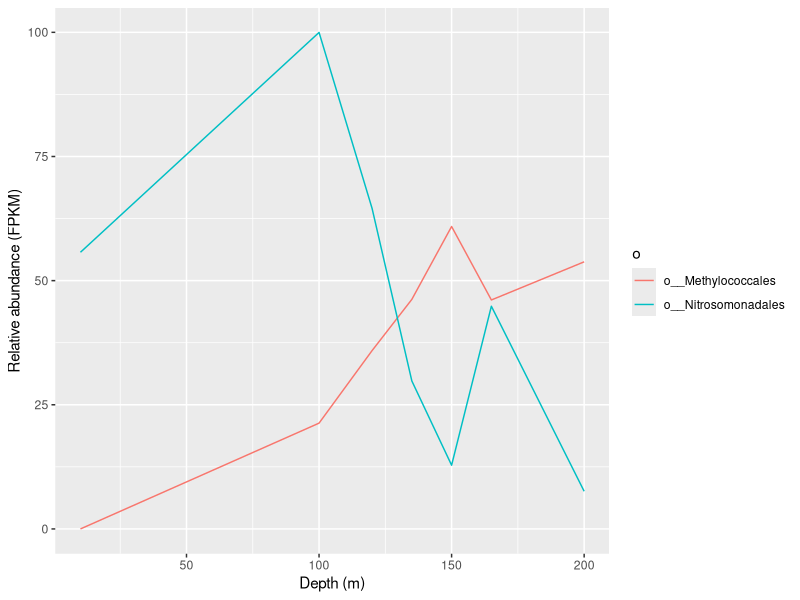
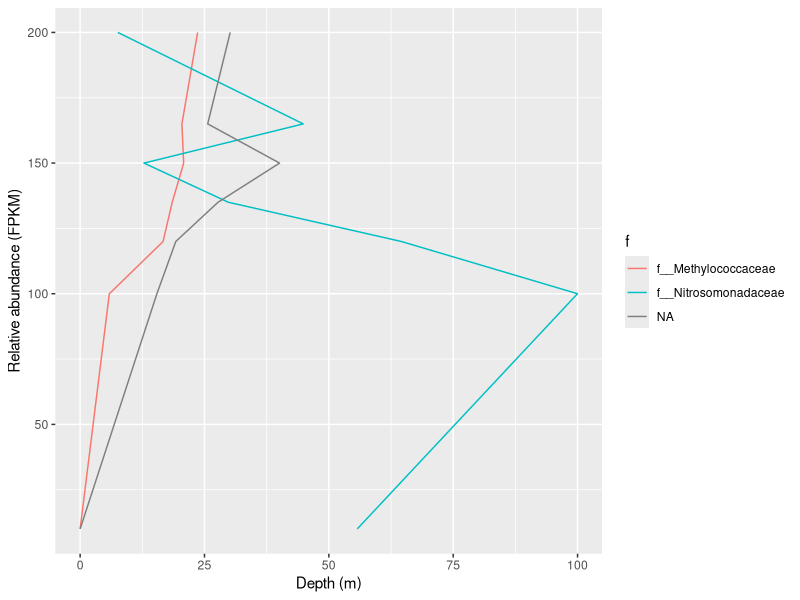
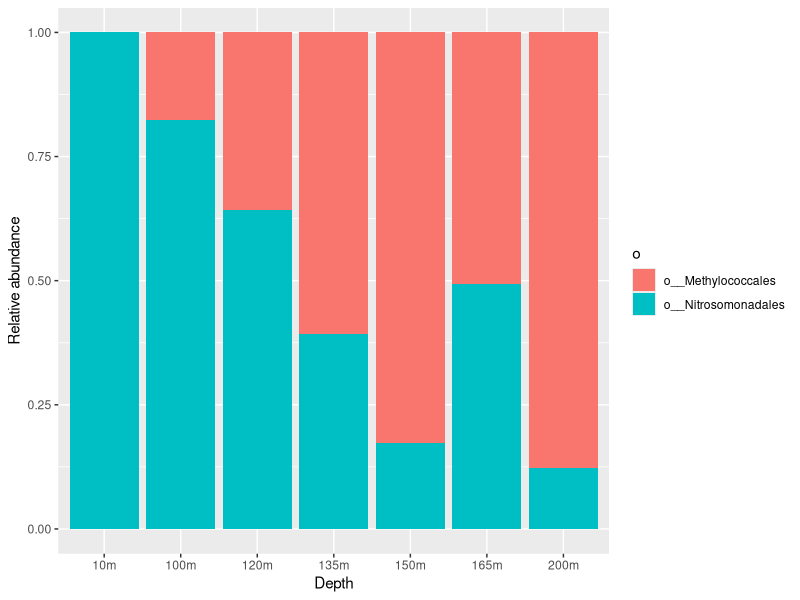

Source code (R) for these figures, in order:
## ---- chunk 1
library(ggplot2)
library(dplyr)
library(tidyr)

dat <- read.table(file="data/marker_contig_map.tsv",
                  header=TRUE,
                  sep="\t", quote="") %>% 
  mutate(Length=End_pos-Start_pos) %>% 
  separate(col = Taxonomy, into = c('r', 'd', 'p', 'c', 'o', 'f', 'g', 's'), sep = "; ", fill = "right", remove = T) %>% 
  separate(col = Sample, into = c("Cruise", "Depth"), extra = "drop") %>% 
  mutate(Depth.m = as.numeric(gsub('m', '', Depth)))
## ---- chunk 2
dat %>%
  group_by(Depth.m, o) %>%
  summarise(sum = sum(Abundance)) %>%
  ungroup() %>%
  ggplot(aes(x=Depth.m, y=sum, colour=o)) +
  geom_line() +
  labs(x="Depth (m)",
       y="Relative abundance (FPKM)")
## ---- chunk 3

dat %>%
  group_by(Depth.m, f) %>%
  summarise(sum = sum(Abundance)) %>%
  ungroup() %>%
  ggplot(aes(x=Depth.m, y=sum, colour=f)) +
  geom_line() +coord_flip() +
  labs(x="Relative abundance (FPKM)",
       y="Depth (m)")
## ---- chunk 4
dat %>% 
  group_by(Depth, Depth.m) %>% 
  mutate(Proportion = Abundance/sum(Abundance)) %>% 
  group_by(Depth, Depth.m, o) %>% 
  summarise(sum = sum(Proportion)) %>% 
  ungroup() %>% 
  mutate(Depth = reorder(Depth, Depth.m)) %>% 
  ggplot(aes(x=Depth, y=sum, fill=o)) +
  geom_bar(stat = "identity") +
  labs(x="Depth",
       y="Relative abundance")

